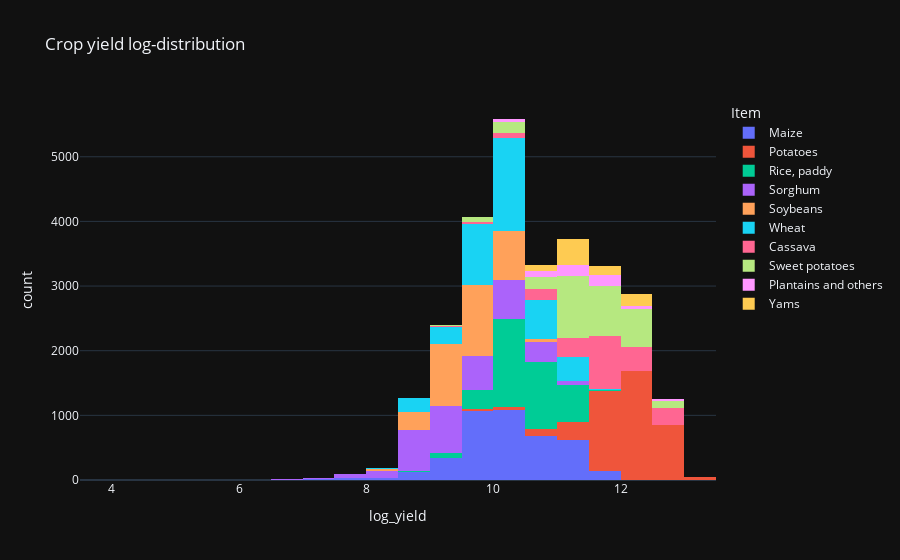

Notebook source saved alongside this figure:
### Code cell
px.histogram(
    df,
    x="log_yield",
    color="Item",
    nbins=20,
    title="Crop yield log-distribution",
    template="plotly_dark"
)

### Figure 1 — Plotly figure (JSON) as saved in the notebook; plotly's stock layout.template omitted (floating-point values rounded to 4 significant figures; data arrays with more than 128 entries replaced by an {"elided": "..."} marker saying what was removed)
{"data": [{"alignmentgroup": "True", "bingroup": "x", "hovertemplate": "Item=Maize<br>log_yield=%{x}<br>count=%{y}<extra></extra>", "legendgroup": "Maize", "marker": {"color": "#636efa", "pattern": {"shape": ""}}, "name": "Maize", "nbinsx": 20, "offsetgroup": "Maize", "orientation": "v", "showlegend": true, "type": "histogram", "x": {"elided": "4121 float values"}, "xaxis": "x", "yaxis": "y"}, {"alignmentgroup": "True", "bingroup": "x", "hovertemplate": "Item=Potatoes<br>log_yield=%{x}<br>count=%{y}<extra></extra>", "legendgroup": "Potatoes", "marker": {"color": "#EF553B", "pattern": {"shape": ""}}, "name": "Potatoes", "nbinsx": 20, "offsetgroup": "Potatoes", "orientation": "v", "showlegend": true, "type": "histogram", "x": {"elided": "4276 float values"}, "xaxis": "x", "yaxis": "y"}, {"alignmentgroup": "True", "bingroup": "x", "hovertemplate": "Item=Rice, paddy<br>log_yield=%{x}<br>count=%{y}<extra></extra>", "legendgroup": "Rice, paddy", "marker": {"color": "#00cc96", "pattern": {"shape": ""}}, "name": "Rice, paddy", "nbinsx": 20, "offsetgroup": "Rice, paddy", "orientation": "v", "showlegend": true, "type": "histogram", "x": {"elided": "3388 float values"}, "xaxis": "x", "yaxis": "y"}, {"alignmentgroup": "True", "bingroup": "x", "hovertemplate": "Item=Sorghum<br>log_yield=%{x}<br>count=%{y}<extra></extra>", "legendgroup": "Sorghum", "marker": {"color": "#ab63fa", "pattern": {"shape": ""}}, "name": "Sorghum", "nbinsx": 20, "offsetgroup": "Sorghum", "orientation": "v", "showlegend": true, "type": "histogram", "x": {"elided": "3039 float values"}, "xaxis": "x", "yaxis": "y"}, {"alignmentgroup": "True", "bingroup": "x", "hovertemplate": "Item=Soybeans<br>log_yield=%{x}<br>count=%{y}<extra></extra>", "legendgroup": "Soybeans", "marker": {"color": "#FFA15A", "pattern": {"shape": ""}}, "name": "Soybeans", "nbinsx": 20, "offsetgroup": "Soybeans", "orientation": "v", "showlegend": true, "type": "histogram", "x": {"elided": "3223 float values"}, "xaxis": "x", "yaxis": "y"}, {"alignmentgroup": "True", "bingroup": "x", "hovertemplate": "Item=Wheat<br>log_yield=%{x}<br>count=%{y}<extra></extra>", "legendgroup": "Wheat", "marker": {"color": "#19d3f3", "pattern": {"shape": ""}}, "name": "Wheat", "nbinsx": 20, "offsetgroup": "Wheat", "orientation": "v", "showlegend": true, "type": "histogram", "x": {"elided": "3857 float values"}, "xaxis": "x", "yaxis": "y"}, {"alignmentgroup": "True", "bingroup": "x", "hovertemplate": "Item=Cassava<br>log_yield=%{x}<br>count=%{y}<extra></extra>", "legendgroup": "Cassava", "marker": {"color": "#FF6692", "pattern": {"shape": ""}}, "name": "Cassava", "nbinsx": 20, "offsetgroup": "Cassava", "orientation": "v", "showlegend": true, "type": "histogram", "x": {"elided": "2045 float values"}, "xaxis": "x", "yaxis": "y"}, {"alignmentgroup": "True", "bingroup": "x", "hovertemplate": "Item=Sweet potatoes<br>log_yield=%{x}<br>count=%{y}<extra></extra>", "legendgroup": "Sweet potatoes", "marker": {"color": "#B6E880", "pattern": {"shape": ""}}, "name": "Sweet potatoes", "nbinsx": 20, "offsetgroup": "Sweet potatoes", "orientation": "v", "showlegend": true, "type": "histogram", "x": {"elided": "2890 float values"}, "xaxis": "x", "yaxis": "y"}, {"alignmentgroup": "True", "bingroup": "x", "hovertemplate": "Item=Plantains and others<br>log_yield=%{x}<br>count=%{y}<extra></extra>", "legendgroup": "Plantains and others", "marker": {"color": "#FF97FF", "pattern": {"shape": ""}}, "name": "Plantains and others", "nbinsx": 20, "offsetgroup": "Plantains and others", "orientation": "v", "showlegend": true, "type": "histogram", "x": {"elided": "556 float values"}, "xaxis": "x", "yaxis": "y"}, {"alignmentgroup": "True", "bingroup": "x", "hovertemplate": "Item=Yams<br>log_yield=%{x}<br>count=%{y}<extra></extra>", "legendgroup": "Yams", "marker": {"color": "#FECB52", "pattern": {"shape": ""}}, "name": "Yams", "nbinsx": 20, "offsetgroup": "Yams", "orientation": "v", "showlegend": true, "type": "histogram", "x": {"elided": "847 float values"}, "xaxis": "x", "yaxis": "y"}], "layout": {"barmode": "relative", "legend": {"title": {"text": "Item"}, "tracegroupgap": 0}, "title": {"text": "Crop yield log-distribution"}, "xaxis": {"anchor": "y", "domain": [0, 1], "title": {"text": "log_yield"}}, "yaxis": {"anchor": "x", "domain": [0, 1], "title": {"text": "count"}}}}
